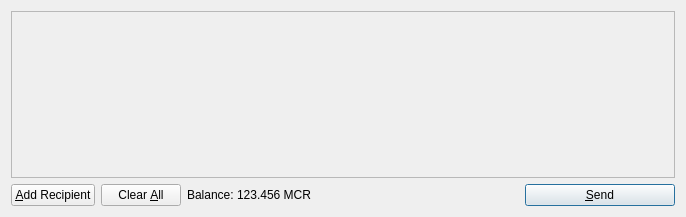
<?xml version="1.0" encoding="UTF-8"?>
<ui version="4.0">
 <class>SendCoinsDialog</class>
 <widget class="QDialog" name="SendCoinsDialog">
  <property name="geometry">
   <rect>
    <x>0</x>
    <y>0</y>
    <width>686</width>
    <height>217</height>
   </rect>
  </property>
  <property name="windowTitle">
   <string>Send Coins</string>
  </property>
  <layout class="QVBoxLayout" name="verticalLayout">
   <item>
    <widget class="QScrollArea" name="scrollArea">
     <property name="widgetResizable">
      <bool>true</bool>
     </property>
     <widget class="QWidget" name="scrollAreaWidgetContents">
      <property name="geometry">
       <rect>
        <x>0</x>
        <y>0</y>
        <width>666</width>
        <height>165</height>
       </rect>
      </property>
      <layout class="QVBoxLayout" name="verticalLayout_2">
       <property name="margin">
        <number>0</number>
       </property>
       <item>
        <layout class="QVBoxLayout" name="entries">
         <property name="spacing">
          <number>6</number>
         </property>
        </layout>
       </item>
       <item>
        <spacer name="verticalSpacer">
         <property name="orientation">
          <enum>Qt::Vertical</enum>
         </property>
         <property name="sizeHint" stdset="0">
          <size>
           <width>20</width>
           <height>40</height>
          </size>
         </property>
        </spacer>
       </item>
      </layout>
     </widget>
    </widget>
   </item>
   <item>
    <layout class="QHBoxLayout" name="horizontalLayout">
     <item>
      <widget class="QPushButton" name="addButton">
       <property name="toolTip">
        <string>Send to multiple recipients at once</string>
       </property>
       <property name="text">
        <string>&amp;Add Recipient</string>
       </property>
       <property name="icon">
        <iconset resource="../bitcoin.qrc">
         <normaloff>:/icons/add</normaloff>:/icons/add</iconset>
       </property>
       <property name="autoDefault">
        <bool>false</bool>
       </property>
      </widget>
     </item>
     <item>
      <widget class="QPushButton" name="clearButton">
       <property name="sizePolicy">
        <sizepolicy hsizetype="Minimum" vsizetype="Fixed">
         <horstretch>0</horstretch>
         <verstretch>0</verstretch>
        </sizepolicy>
       </property>
       <property name="toolTip">
        <string>Remove all transaction fields</string>
       </property>
       <property name="text">
        <string>Clear &amp;All</string>
       </property>
       <property name="icon">
        <iconset resource="../bitcoin.qrc">
         <normaloff>:/icons/remove</normaloff>:/icons/remove</iconset>
       </property>
       <property name="autoRepeatDelay">
        <number>300</number>
       </property>
       <property name="autoDefault">
        <bool>false</bool>
       </property>
      </widget>
     </item>
     <item>
      <layout class="QHBoxLayout" name="horizontalLayout_2">
       <property name="spacing">
        <number>3</number>
       </property>
       <item>
        <widget class="QLabel" name="label">
         <property name="text">
          <string>Balance:</string>
         </property>
        </widget>
       </item>
       <item>
        <widget class="QLabel" name="labelBalance">
         <property name="cursor">
          <cursorShape>IBeamCursor</cursorShape>
         </property>
         <property name="text">
          <string>123.456 MCR</string>
         </property>
         <property name="textInteractionFlags">
          <set>Qt::LinksAccessibleByMouse|Qt::TextSelectableByKeyboard|Qt::TextSelectableByMouse</set>
         </property>
        </widget>
       </item>
      </layout>
     </item>
     <item>
      <spacer name="horizontalSpacer">
       <property name="orientation">
        <enum>Qt::Horizontal</enum>
       </property>
       <property name="sizeHint" stdset="0">
        <size>
         <width>40</width>
         <height>20</height>
        </size>
       </property>
      </spacer>
     </item>
     <item>
      <widget class="QPushButton" name="sendButton">
       <property name="minimumSize">
        <size>
         <width>150</width>
         <height>0</height>
        </size>
       </property>
       <property name="toolTip">
        <string>Confirm the send action</string>
       </property>
       <property name="text">
        <string>&amp;Send</string>
       </property>
       <property name="icon">
        <iconset resource="../bitcoin.qrc">
         <normaloff>:/icons/send</normaloff>:/icons/send</iconset>
       </property>
       <property name="default">
        <bool>true</bool>
       </property>
      </widget>
     </item>
    </layout>
   </item>
  </layout>
 </widget>
 <resources>
  <include location="../bitcoin.qrc"/>
 </resources>
 <connections/>
</ui>
